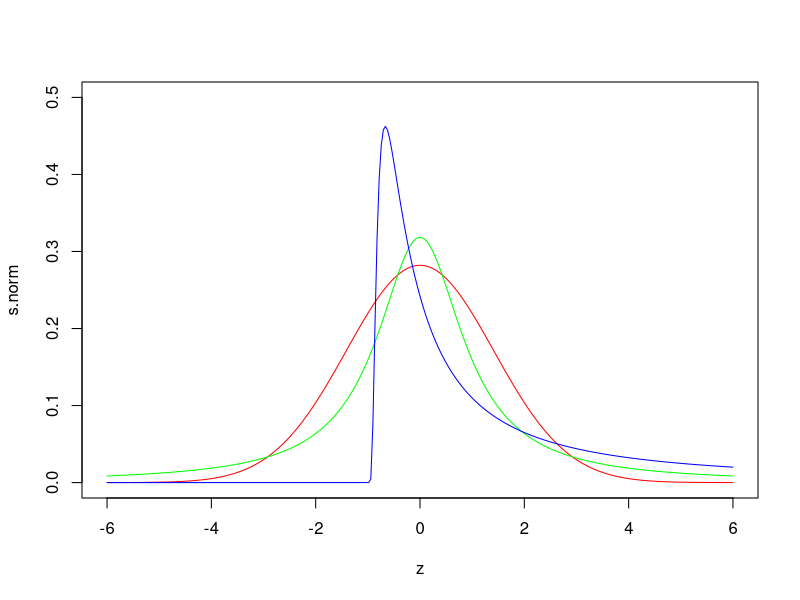

Recreate this plot in R.
require(stabledist)
z= seq(-6, 6, length = 300)
s.norm = dstable(z, # values of the density
                 alpha = 2, # tail
                 beta = 0, # skewness
                 gamma = 1, # scale
                 delta = 0, # location
                 pm = 1) # type of parametrization

s.cauchy = dstable(z, # values of the density
                   alpha = 1, # tail
                   beta = 0, # skewness
                   gamma = 1, # scale
                   delta = 0, # location
                   pm = 0)  # type of parametrization

s.levy = dstable(z, #values of the density
                 alpha = 0.5, # tail
                 beta = 0.9999, # skewness
                 gamma = 1, # scale
                 delta = 0, # location
                 pm= 0)  # type of parametrization

plot(z, s.norm, # plot normal
     col ="red", type ='l', ylim = c(0,0.5))

lines(z, s.cauchy, # plot Cauchy
      col ="green")

lines(z, s.levy, # plot Levy
      col ="blue")
